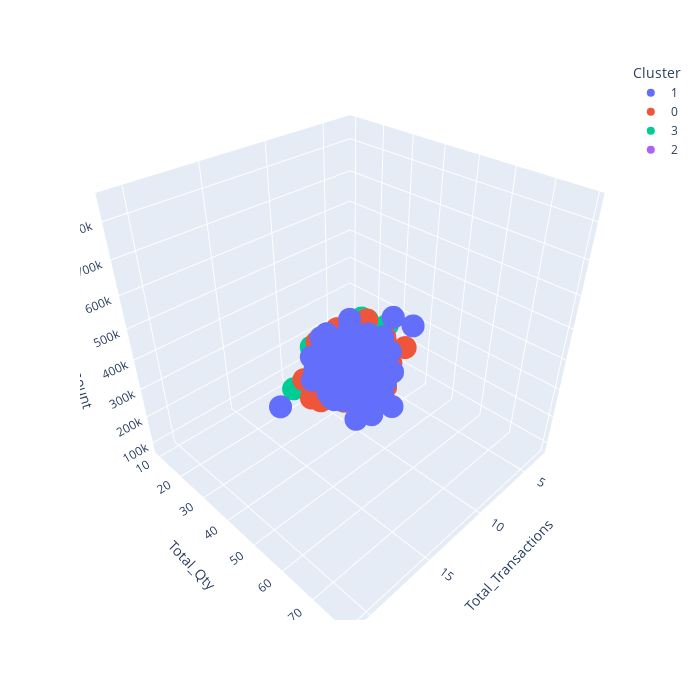

Notebook code cell kept with this figure:
### Code cell
px.scatter_3d(data_frame=seg_result, 
              x='Total_Transactions', y='Total_Qty', z='Total_Amount', 
              color='Cluster', size_max=1, width=700, height=700)
